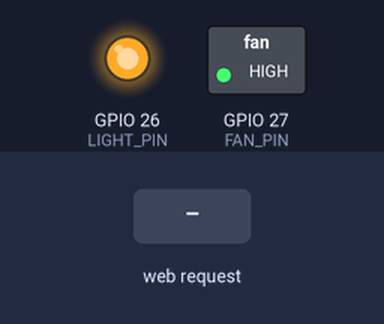
A sketch run on a simulated ESP32. On the bench: switched loads named in the sketch (green lamp = pin HIGH), output pins drawn as LEDs (lit = HIGH). Inputs (shaded band) come from the test bench. WiFi joins after 1.5 s; servers stay silent unless stated; what the sketch prints to the serial monitor is not drawn.

Above: at 2.7 s.
2.8 s: HTTP request GET /light/on received
At 3.1 s:
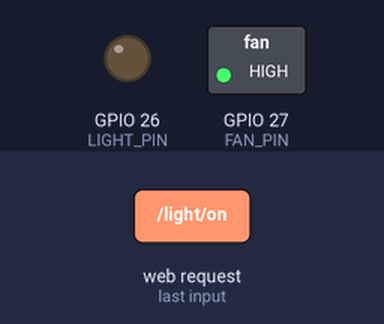
4.3 s: HTTP request GET /fan/on received
At 5.5 s:
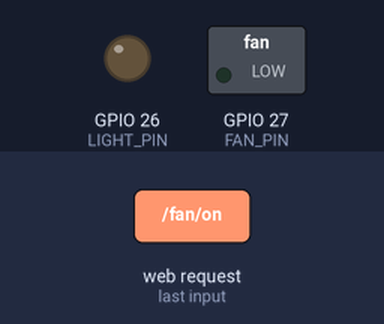
5.8 s: HTTP request GET /light/off received
At 6.6 s:
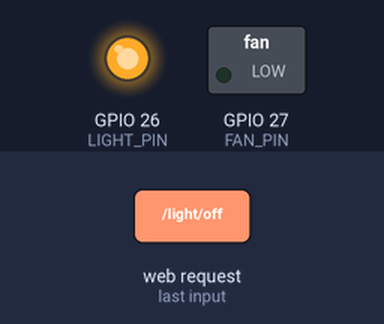
7.3 s: HTTP request GET /fan/off received
At 7.8 s:
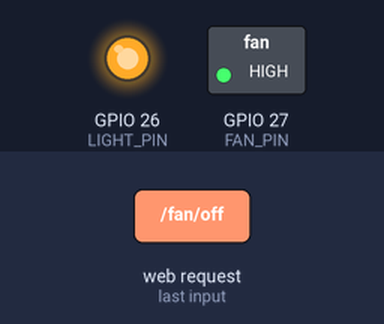
Timing chart, 0 to 9.8 s (numbered marks = the images above; inputs shaded):
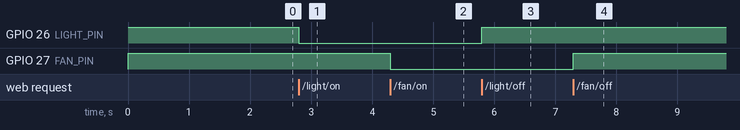

The sketch:

home_control.ino
```cpp
#include <WiFi.h>
#include <WebServer.h>

const char* ssid = "WHEELCHAIR_CTRL";
const char* password = "12345678";

WebServer server(80);

// Relay pins
#define LIGHT_PIN 26
#define FAN_PIN 27

void setup(){
  Serial.begin(115200);

  pinMode(LIGHT_PIN,OUTPUT);
  pinMode(FAN_PIN,OUTPUT);

  digitalWrite(LIGHT_PIN,HIGH);
  digitalWrite(FAN_PIN,HIGH);

  WiFi.begin(ssid,password);

  while(WiFi.status()!=WL_CONNECTED){
    delay(500);
    Serial.print(".");
  }

  Serial.println("\nConnected to Wheelchair ESP!");
  Serial.println(WiFi.localIP()); // should be 192.168.4.2

  server.on("/light/on", [](){
    digitalWrite(LIGHT_PIN,LOW);
    server.send(200,"OK");
  });

  server.on("/light/off", [](){
    digitalWrite(LIGHT_PIN,HIGH);
    server.send(200,"OK");
  });

  server.on("/fan/on", [](){
    digitalWrite(FAN_PIN,LOW);
    server.send(200,"OK");
  });

  server.on("/fan/off", [](){
    digitalWrite(FAN_PIN,HIGH);
    server.send(200,"OK");
  });

  server.begin();
}

void loop(){
  server.handleClient();
}
```

Measured:
- after the input at 2.8 s, GPIO 26 (LIGHT_PIN): HIGH → LOW at once
- after the input at 4.3 s, GPIO 27 (FAN_PIN): HIGH → LOW at once
- after the input at 5.8 s, GPIO 26 (LIGHT_PIN): LOW → HIGH at once
- after the input at 7.3 s, GPIO 27 (FAN_PIN): LOW → HIGH at once
